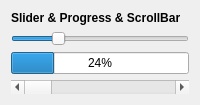
             <widget class="QWidget" name="widget_6" native="true">
              <layout class="QGridLayout" name="gridLayout_9">
               <item row="0" column="0">
                <widget class="QLabel" name="label_6">
                 <property name="font">
                  <font>
                   <bold>true</bold>
                  </font>
                 </property>
                 <property name="text">
                  <string>Slider &amp; Progress &amp; ScrollBar</string>
                 </property>
                </widget>
               </item>
               <item row="3" column="0">
                <widget class="QProgressBar" name="progressBar">
                 <property name="maximum">
                  <number>99</number>
                 </property>
                 <property name="value">
                  <number>24</number>
                 </property>
                </widget>
               </item>
               <item row="2" column="0">
                <widget class="QSlider" name="horizontalSlider">
                 <property name="value">
                  <number>24</number>
                 </property>
                 <property name="orientation">
                  <enum>Qt::Orientation::Horizontal</enum>
                 </property>
                </widget>
               </item>
               <item row="4" column="0">
                <widget class="QScrollBar" name="horizontalScrollBar">
                 <property name="orientation">
                  <enum>Qt::Orientation::Horizontal</enum>
                 </property>
                 <property name="invertedAppearance">
                  <bool>false</bool>
                 </property>
                </widget>
               </item>
              </layout>
             </widget>
